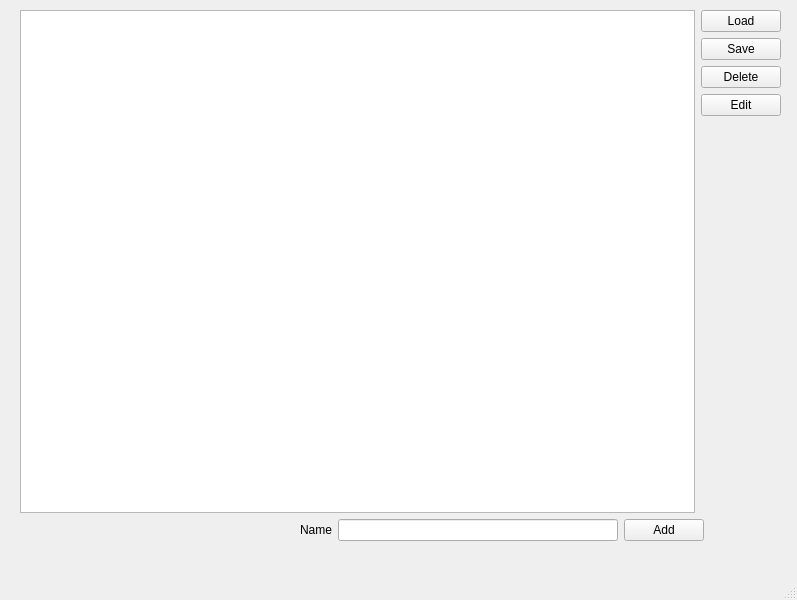
<?xml version="1.0" encoding="UTF-8"?>
<ui version="4.0">
 <class>MainWindow</class>
 <widget class="QMainWindow" name="MainWindow">
  <property name="geometry">
   <rect>
    <x>0</x>
    <y>0</y>
    <width>797</width>
    <height>600</height>
   </rect>
  </property>
  <property name="windowTitle">
   <string>Curling League Manger</string>
  </property>
  <widget class="QWidget" name="centralwidget">
   <widget class="QWidget" name="">
    <property name="geometry">
     <rect>
      <x>20</x>
      <y>10</y>
      <width>761</width>
      <height>531</height>
     </rect>
    </property>
    <layout class="QGridLayout" name="gridLayout">
     <item row="0" column="0">
      <layout class="QHBoxLayout" name="horizontalLayout_2">
       <item>
        <widget class="QListWidget" name="main_list_widget"/>
       </item>
       <item>
        <layout class="QVBoxLayout" name="verticalLayout">
         <item>
          <widget class="QPushButton" name="main_load_button">
           <property name="text">
            <string>Load</string>
           </property>
          </widget>
         </item>
         <item>
          <widget class="QPushButton" name="main_save_button">
           <property name="text">
            <string>Save</string>
           </property>
          </widget>
         </item>
         <item>
          <widget class="QPushButton" name="main_delete_button">
           <property name="text">
            <string>Delete</string>
           </property>
          </widget>
         </item>
         <item>
          <widget class="QPushButton" name="main_edit_button">
           <property name="text">
            <string>Edit</string>
           </property>
          </widget>
         </item>
         <item>
          <spacer name="verticalSpacer">
           <property name="orientation">
            <enum>Qt::Vertical</enum>
           </property>
           <property name="sizeHint" stdset="0">
            <size>
             <width>20</width>
             <height>30</height>
            </size>
           </property>
          </spacer>
         </item>
        </layout>
       </item>
      </layout>
     </item>
     <item row="1" column="0">
      <layout class="QHBoxLayout" name="horizontalLayout">
       <property name="rightMargin">
        <number>77</number>
       </property>
       <item>
        <spacer name="horizontalSpacer">
         <property name="orientation">
          <enum>Qt::Horizontal</enum>
         </property>
         <property name="sizeHint" stdset="0">
          <size>
           <width>40</width>
           <height>20</height>
          </size>
         </property>
        </spacer>
       </item>
       <item>
        <widget class="QLabel" name="main_name_label">
         <property name="text">
          <string>Name</string>
         </property>
         <property name="alignment">
          <set>Qt::AlignRight|Qt::AlignTrailing|Qt::AlignVCenter</set>
         </property>
        </widget>
       </item>
       <item>
        <widget class="QLineEdit" name="name_line_edit"/>
       </item>
       <item>
        <widget class="QPushButton" name="main_add_button">
         <property name="text">
          <string>Add</string>
         </property>
        </widget>
       </item>
      </layout>
     </item>
    </layout>
   </widget>
  </widget>
  <widget class="QMenuBar" name="menubar">
   <property name="geometry">
    <rect>
     <x>0</x>
     <y>0</y>
     <width>797</width>
     <height>22</height>
    </rect>
   </property>
  </widget>
  <widget class="QStatusBar" name="statusbar"/>
 </widget>
 <tabstops>
  <tabstop>main_load_button</tabstop>
  <tabstop>main_save_button</tabstop>
  <tabstop>main_delete_button</tabstop>
  <tabstop>main_edit_button</tabstop>
  <tabstop>name_line_edit</tabstop>
  <tabstop>main_add_button</tabstop>
 </tabstops>
 <resources/>
 <connections/>
</ui>
